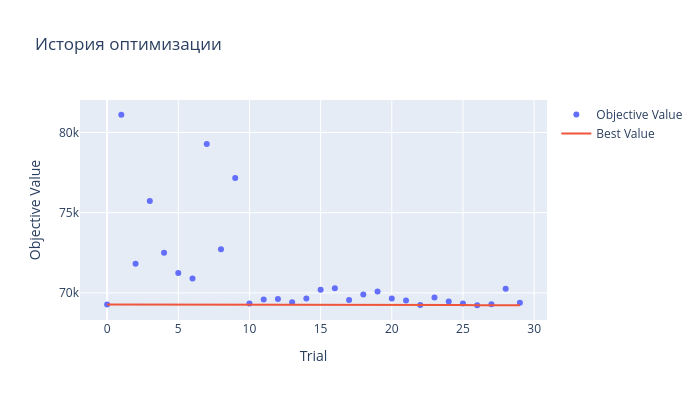
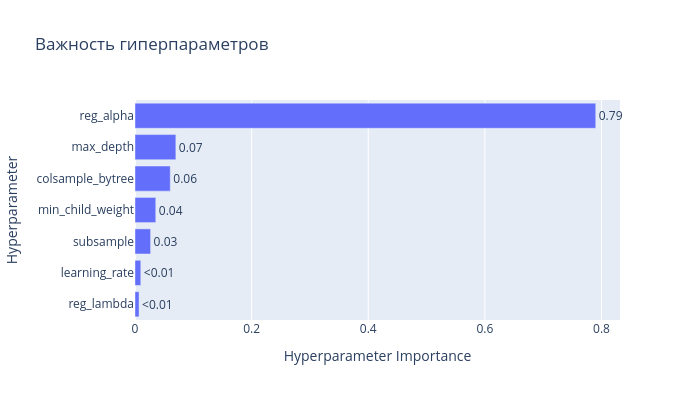

Source (notebook cell) for these figures, in order:
### Code cell
# print("\n" + "="*40)
# print(f"Лучший Средний WMAE на валидации: {study_NO_DATA.best_value:.4f}")
# print("Лучшие параметры для XGBoost:")
# for key, value in study_NO_DATA.best_params.items():
#     print(f"  {key}: {value}")
# print("="*40)

# visualize_optuna_results(study_NO_DATA)

### Figure 1 — Plotly figure (JSON) as saved in the notebook; plotly's stock layout.template omitted (floating-point values rounded to 4 significant figures)
{"data": [{"mode": "markers", "name": "Objective Value", "type": "scatter", "x": [0, 1, 2, 3, 4, 5, 6, 7, 8, 9, 10, 11, 12, 13, 14, 15, 16, 17, 18, 19, 20, 21, 22, 23, 24, 25, 26, 27, 28, 29], "y": [69280.0, 81110.0, 71820.0, 75730.0, 72510.0, 71240.0, 70890.0, 79290.0, 72720.0, 77170.0, 69350.0, 69590.0, 69620.0, 69410.0, 69650.0, 70190.0, 70300.0, 69560.0, 69900.0, 70080.0, 69640.0, 69520.0, 69240.0, 69710.0, 69470.0, 69350.0, 69230.0, 69300.0, 70260.0, 69390.0]}, {"mode": "lines", "name": "Best Value", "type": "scatter", "x": [0, 1, 2, 3, 4, 5, 6, 7, 8, 9, 10, 11, 12, 13, 14, 15, 16, 17, 18, 19, 20, 21, 22, 23, 24, 25, 26, 27, 28, 29], "y": [69280.0, 69280.0, 69280.0, 69280.0, 69280.0, 69280.0, 69280.0, 69280.0, 69280.0, 69280.0, 69280.0, 69280.0, 69280.0, 69280.0, 69280.0, 69280.0, 69280.0, 69280.0, 69280.0, 69280.0, 69280.0, 69280.0, 69240.0, 69240.0, 69240.0, 69240.0, 69230.0, 69230.0, 69230.0, 69230.0]}, {"marker": {"color": "#cccccc"}, "mode": "markers", "name": "Infeasible Trial", "showlegend": false, "type": "scatter", "x": [], "y": []}], "layout": {"height": 400, "title": {"text": "История оптимизации"}, "width": 700, "xaxis": {"title": {"text": "Trial"}}, "yaxis": {"title": {"text": "Objective Value"}}}}

### Figure 2 — Plotly figure (JSON) as saved in the notebook; plotly's stock layout.template omitted (floating-point values rounded to 4 significant figures)
{"data": [{"cliponaxis": false, "hovertemplate": ["reg_lambda (FloatDistribution): 0.006956426061163264<extra></extra>", "learning_rate (FloatDistribution): 0.009920297933302432<extra></extra>", "subsample (FloatDistribution): 0.02674302169540355<extra></extra>", "min_child_weight (IntDistribution): 0.03563746872985838<extra></extra>", "colsample_bytree (FloatDistribution): 0.06048810466397683<extra></extra>", "max_depth (IntDistribution): 0.07008782533575848<extra></extra>", "reg_alpha (FloatDistribution): 0.790166855580537<extra></extra>"], "name": "Objective Value", "orientation": "h", "text": ["<0.01", "<0.01", "0.03", "0.04", "0.06", "0.07", "0.79"], "textposition": "outside", "type": "bar", "x": [0.006956, 0.00992, 0.02674, 0.03564, 0.06049, 0.07009, 0.7902], "y": ["reg_lambda", "learning_rate", "subsample", "min_child_weight", "colsample_bytree", "max_depth", "reg_alpha"]}], "layout": {"height": 400, "title": {"text": "Важность гиперпараметров"}, "width": 700, "xaxis": {"title": {"text": "Hyperparameter Importance"}}, "yaxis": {"title": {"text": "Hyperparameter"}}}}
